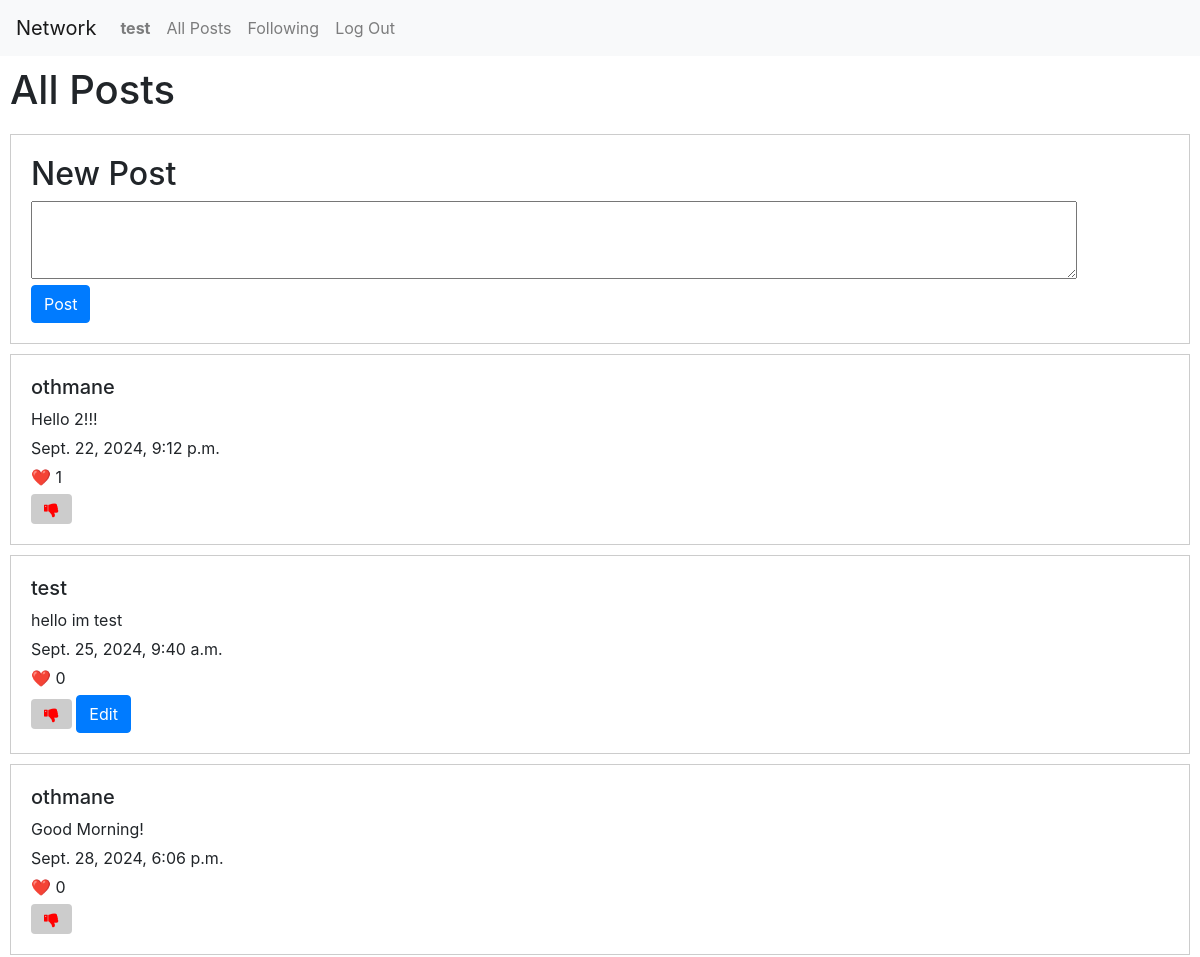
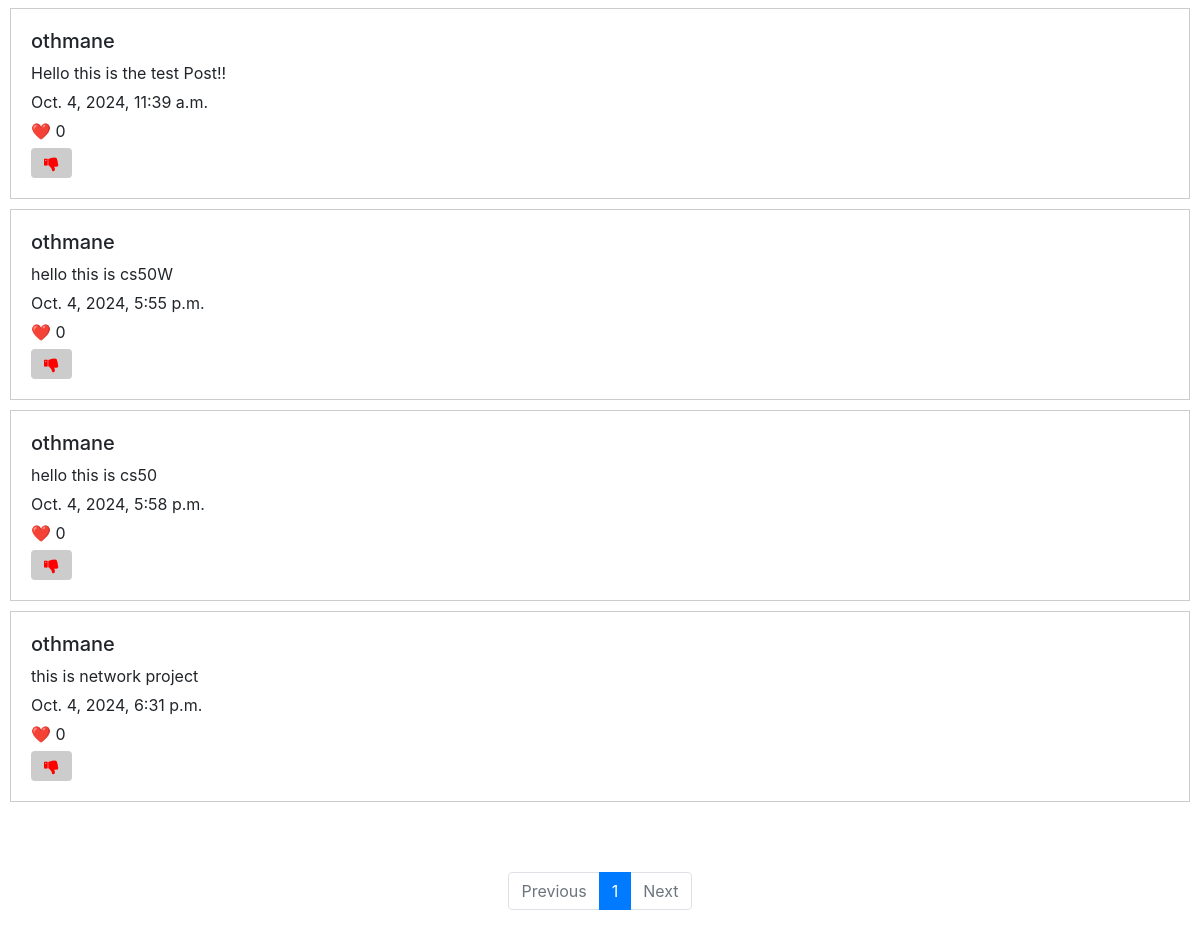
/ (signed in), run on the app's committed database (2 pictures, top to bottom).
### network/models.py (models this page shows, shortened)
class User(AbstractUser):
    pass

class Posts(models.Model):
    text = models.CharField(max_length=300)
    user = models.ForeignKey(User, on_delete=models.CASCADE, related_name="tweet")
    date = models.DateTimeField(auto_now_add=True)
    likes = models.PositiveBigIntegerField(default=0)

### network/views.py (the view)
# urls.py: path("", views.index, name="index"),
def index(request):
    tweets = Posts.objects.all()
    p = Paginator(tweets, 10)
    page_number = request.GET.get('page')
    page_obj = p.get_page(page_number)
    likes = list(Likes.objects.filter(user=request.user).values_list('post_id', flat=True))
    return render(request, "network/index.html", {
        "pages": page_obj,
        "likes": likes
    })

### network/templates/network/index.html (shortened to what this page needs)
{% extends "network/layout.html" %}
{% load static %}
{% block body %}
    <h1>All Posts</h1>
    {% if user.is_authenticated %}
        <div id="new-post" style="padding: 20px; margin: 10px; border: 1px solid #ccc;">
            <h2>New Post</h2>
            <form action="{% url 'post' %}" method="post" >
                <textarea name="text" rows="3" cols="100"></textarea>
                <br/>
                <input class="btn btn-primary" type="submit" value="Post">
            </form>
        </div>
        {% for tweet in pages %}
            <div class="posts" style="padding: 20px; margin: 10px; border: 1px solid #ccc;">
                <h5> {{tweet.user}} </h2>
                <p style="margin: 5px 0;"> {{tweet.text}} </p>
                <p style="margin: 5px 0;"> {{tweet.date}} </p>
                <p id="like-count-{{ tweet.id }}" style="margin: 5px 0;">❤️ {{tweet.likes}} </p>
                {% if tweet.id in likes %}
                    <button data-liked="true" class="btn btn fa fa-thumbs-up like-btn" id="{{tweet.id}}" style="background-color:#ccc; color: green;"></button>
                {% else %}
                    <button data-liked="false" id="{{tweet.id}}" class="btn fa fa-thumbs-down unlike-btn" style="background-color:#ccc; color: red;"></button>
                {% endif %}
                {% if user == tweet.user %}
                    <button id="edit" class="btn btn-primary">Edit</button>
                {% endif %}
            </div>
        {% endfor %}
        <nav aria-label="..." style="margin-top: 70px;">
            <ul class="pagination d-flex justify-content-center">
                {% if pages.has_previous %}
                    <li class="page-item">
                        <a class="page-link" href="?page={{ pages.previous_page_number }}" tabindex="-1" aria-disabled="true">Previous</a>
                    </li>
                {% else %}
                    <li class="page-item disabled">
                        <a class="page-link" href="#" tabindex="-1" aria-disabled="true">Previous</a>
                    </li>
                {% endif %}
                <li class="page-item active" aria-current="page">
                    <a class="page-link" href="#"> {{pages.number}}  </a>
                </li>
                {% if pages.has_next %}
                    <li class="page-item">
                        <a class="page-link" href="?page={{ pages.next_page_number }}" tabindex="-1" aria-disabled="true">Next</a>
                    </li>
                {% else %}
                    <li class="page-item disabled">
                        <a class="page-link" href="#" tabindex="-1" aria-disabled="true">Next</a>
                    </li>
                {% endif %}
            </ul>
        </nav>
    {% endif %}
{% endblock %}

### network/templates/network/layout.html (shortened to what this page needs)
{% load static %}
<!DOCTYPE html>
<html lang="en">
    <head>
        <link rel="stylesheet" href="https://stackpath.bootstrapcdn.com/bootstrap/4.4.1/css/bootstrap.min.css">
        <link href="{% static 'network/styles.css' %}" rel="stylesheet">
        <link rel="stylesheet" href="https://cdnjs.cloudflare.com/ajax/libs/font-awesome/4.7.0/css/font-awesome.min.css">
    </head>
    <body>
        <nav class="navbar navbar-expand-lg navbar-light bg-light">
            <a class="navbar-brand" href="#">Network</a>
            <div>
              <ul class="navbar-nav mr-auto">
                {% if user.is_authenticated %}
                    <li class="nav-item">
                        <a class="nav-link" href="{% url 'profile' profile_id=user.id %}"><strong>{{ user.username }}</strong></a>
                    </li>
                {% endif %}
                <li class="nav-item">
                  <a class="nav-link" href="{% url 'index' %}">All Posts</a>
                </li>
                {% if user.is_authenticated %}
                    <li class="nav-item">
                        <a class="nav-link" href="{% url 'following' %}">Following</a>
                    </li>
                    <li class="nav-item">
                        <a class="nav-link" href="{% url 'logout' %}">Log Out</a>
                    </li>
                {% endif %}
              </ul>
            </div>
          </nav>
        <div class="body">
            {% block body %}
            {% endblock %}
        </div>
    </body>
</html>

### network/static/network/styles.css (style rules this page uses)
#new-post { padding: 40px; }
h1 { padding: 10px; }

### data on the page
User: username "test"
Posts: user "othmane", text "Hello 2!!!", date "Sept. 22, 2024, 9:12 p.m.", likes "1"
Posts: user "test", text "hello im test", date "Sept. 25, 2024, 9:40 a.m.", likes "0"
Posts: user "othmane", text "Good Morning!", date "Sept. 28, 2024, 6:06 p.m.", likes "0"
Posts: user "othmane", text "Hello this is the test Post!!", date "Oct. 4, 2024, 11:39 a.m.", likes "0"
Posts: user "othmane", text "hello this is cs50W", date "Oct. 4, 2024, 5:55 p.m.", likes "0"
Posts: user "othmane", text "hello this is cs50", date "Oct. 4, 2024, 5:58 p.m.", likes "0"
Posts: user "othmane", text "this is network project", date "Oct. 4, 2024, 6:31 p.m.", likes "0"

### other printed values
{{ pages.number }} "1"
